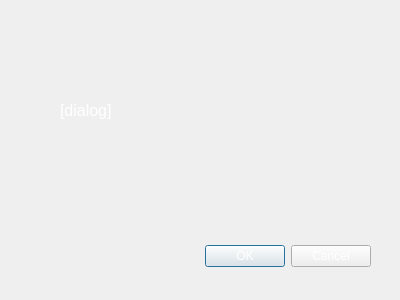
<?xml version="1.0" encoding="UTF-8"?>
<ui version="4.0">
 <class>Dialog</class>
 <widget class="QDialog" name="Dialog">
  <property name="geometry">
   <rect>
    <x>0</x>
    <y>0</y>
    <width>400</width>
    <height>300</height>
   </rect>
  </property>
  <property name="palette">
   <palette>
    <active>
     <colorrole role="ButtonText">
      <brush brushstyle="SolidPattern">
       <color alpha="255">
        <red>255</red>
        <green>255</green>
        <blue>255</blue>
       </color>
      </brush>
     </colorrole>
    </active>
    <inactive>
     <colorrole role="ButtonText">
      <brush brushstyle="SolidPattern">
       <color alpha="255">
        <red>255</red>
        <green>255</green>
        <blue>255</blue>
       </color>
      </brush>
     </colorrole>
    </inactive>
    <disabled>
     <colorrole role="ButtonText">
      <brush brushstyle="SolidPattern">
       <color alpha="255">
        <red>120</red>
        <green>120</green>
        <blue>120</blue>
       </color>
      </brush>
     </colorrole>
    </disabled>
   </palette>
  </property>
  <property name="windowTitle">
   <string>Dialog</string>
  </property>
  <widget class="QDialogButtonBox" name="buttonBox">
   <property name="geometry">
    <rect>
     <x>30</x>
     <y>240</y>
     <width>341</width>
     <height>32</height>
    </rect>
   </property>
   <property name="orientation">
    <enum>Qt::Horizontal</enum>
   </property>
   <property name="standardButtons">
    <set>QDialogButtonBox::Cancel|QDialogButtonBox::Ok</set>
   </property>
  </widget>
  <widget class="QLabel" name="dialingConfirm">
   <property name="geometry">
    <rect>
     <x>60</x>
     <y>60</y>
     <width>181</width>
     <height>101</height>
    </rect>
   </property>
   <property name="palette">
    <palette>
     <active>
      <colorrole role="WindowText">
       <brush brushstyle="SolidPattern">
        <color alpha="255">
         <red>255</red>
         <green>255</green>
         <blue>255</blue>
        </color>
       </brush>
      </colorrole>
      <colorrole role="Text">
       <brush brushstyle="SolidPattern">
        <color alpha="255">
         <red>255</red>
         <green>255</green>
         <blue>255</blue>
        </color>
       </brush>
      </colorrole>
      <colorrole role="PlaceholderText">
       <brush brushstyle="SolidPattern">
        <color alpha="128">
         <red>255</red>
         <green>255</green>
         <blue>255</blue>
        </color>
       </brush>
      </colorrole>
     </active>
     <inactive>
      <colorrole role="WindowText">
       <brush brushstyle="SolidPattern">
        <color alpha="255">
         <red>255</red>
         <green>255</green>
         <blue>255</blue>
        </color>
       </brush>
      </colorrole>
      <colorrole role="Text">
       <brush brushstyle="SolidPattern">
        <color alpha="255">
         <red>255</red>
         <green>255</green>
         <blue>255</blue>
        </color>
       </brush>
      </colorrole>
      <colorrole role="PlaceholderText">
       <brush brushstyle="SolidPattern">
        <color alpha="128">
         <red>255</red>
         <green>255</green>
         <blue>255</blue>
        </color>
       </brush>
      </colorrole>
     </inactive>
     <disabled>
      <colorrole role="WindowText">
       <brush brushstyle="SolidPattern">
        <color alpha="255">
         <red>120</red>
         <green>120</green>
         <blue>120</blue>
        </color>
       </brush>
      </colorrole>
      <colorrole role="Text">
       <brush brushstyle="SolidPattern">
        <color alpha="255">
         <red>120</red>
         <green>120</green>
         <blue>120</blue>
        </color>
       </brush>
      </colorrole>
      <colorrole role="PlaceholderText">
       <brush brushstyle="SolidPattern">
        <color alpha="128">
         <red>0</red>
         <green>0</green>
         <blue>0</blue>
        </color>
       </brush>
      </colorrole>
     </disabled>
    </palette>
   </property>
   <property name="font">
    <font>
     <pointsize>12</pointsize>
    </font>
   </property>
   <property name="text">
    <string>[dialog]</string>
   </property>
  </widget>
 </widget>
 <resources/>
 <connections>
  <connection>
   <sender>buttonBox</sender>
   <signal>accepted()</signal>
   <receiver>Dialog</receiver>
   <slot>accept()</slot>
   <hints>
    <hint type="sourcelabel">
     <x>248</x>
     <y>254</y>
    </hint>
    <hint type="destinationlabel">
     <x>157</x>
     <y>274</y>
    </hint>
   </hints>
  </connection>
  <connection>
   <sender>buttonBox</sender>
   <signal>rejected()</signal>
   <receiver>Dialog</receiver>
   <slot>reject()</slot>
   <hints>
    <hint type="sourcelabel">
     <x>316</x>
     <y>260</y>
    </hint>
    <hint type="destinationlabel">
     <x>286</x>
     <y>274</y>
    </hint>
   </hints>
  </connection>
 </connections>
</ui>
